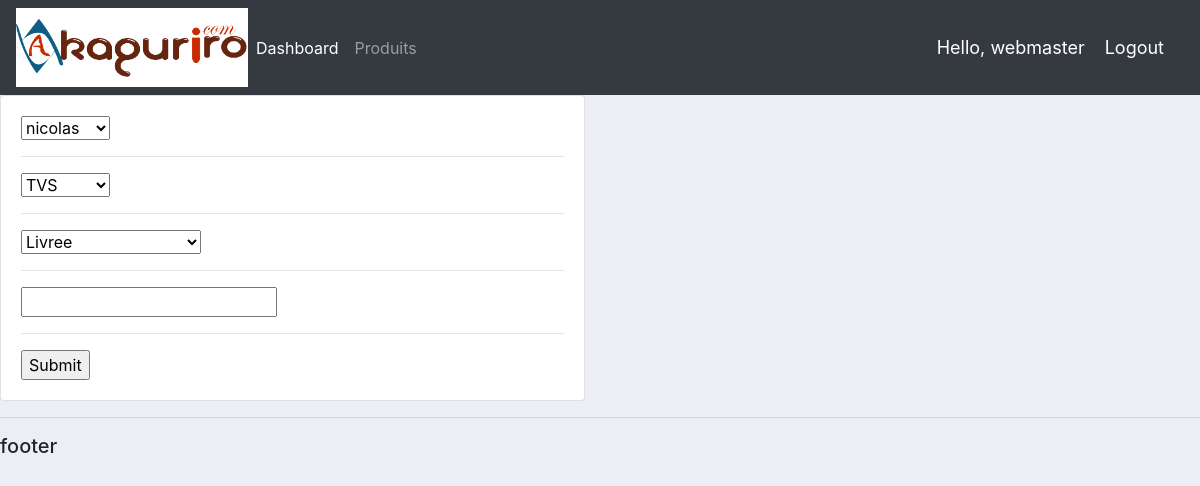
The app's page /modifier_commande/7/ (signed in) with its own data.
### comptes/models.py (models this page shows, shortened)
class Commande(models.Model):
	STATUS = (
			('En attente', 'En attente'),
			('En cours de livraison', 'En cours de livraison'),
			('Livree', 'Livree'),
			)
	client = models.ForeignKey(Client, null=True, on_delete= models.SET_NULL)
	produit = models.ForeignKey(Produit, null=True, on_delete= models.SET_NULL)
	date_creation = models.DateTimeField(auto_now_add=True, null=True)
	status = models.CharField(max_length=200, null=True, choices=STATUS)
	note = models.CharField(max_length=1000, null=True)

### comptes/decorators.py (the view)
		def wrapper_func(request, *args, **kwargs):
			group = None
			if request.user.groups.exists():
				group = request.user.groups.all()[0].name
			if group in allowed_roles:
				return view_func(request, *args, **kwargs)
			else:
				return HttpResponse('<center><h1>You are not authorized to view this page</h1></center>')

### comptes/forms.py
class CommandeForm(ModelForm):
	class Meta:
		model = Commande
		fields = '__all__'

### comptes/models.py (called while the page is built)
	def __str__(self):
		return self.nom

	def __str__(self):
		return self.nom

### comptes/views.py (called while the page is built)
@login_required(login_url='login')
@allowed_users(allowed_roles=['admin'])
def updateCommande(request, pk):
	commande = Commande.objects.get(id=pk)
	form = CommandeForm(instance=commande)
	if request.method == 'POST':
		form = CommandeForm(request.POST, instance=commande)
		if form.is_valid():
			form.save()
			return redirect('/')
	context = {'form':form}
	return render(request, 'comptes/commande_form.html', context)

### templates/comptes/commande_form.html (shortened to what this page needs)
{%  extends 'comptes/main.html' %}
{% load static %}
{% block content %}
<div class="row">
	<div class="col-md-6">
		<div class="card card-body">
			<form action="" method="POST">
				{% for field in form %}
					{{field}}
					<hr>
				{% endfor %}
				<input type="submit" name="Submit">
			</form>
		</div>
	</div>
</div>
{% endblock %}

### templates/comptes/navbar.html (shortened to what this page needs)
{% load static %}
<nav class="navbar navbar-expand-lg navbar-dark bg-dark">
 <img src="{% static 'images/AKAGURIRO ok_1.png' %}">
  <div class="collapse navbar-collapse" id="navbarNav">
    <ul class="navbar-nav">
      {% if request.user.is_staff %}
      <li class="nav-item active">
        <a class="nav-link" href="{% url 'home' %}">Dashboard</a>
      </li>
      <li class="nav-item">
        <a class="nav-link" href="{% url 'produit' %}">Produits</a>
      </li>
      {% else %}
       <li class="nav-item">
        <a class="nav-link" href="{% url 'compte' %}">Parametres</a>
      </li>
      {% endif %}
    </ul>
  </div>
  <span class="hello-msg">Hello, {{request.user}}</span>
  <span ><a  class="hello-msg" href="{% url 'logout' %}">Logout</a></span>
</nav>

### static/css/main.css (style rules this page uses)
body { background-color: #ebeff5; }
img { vertical-align: middle; border-style: none; width: 232px; background-color: white; }

### templates/comptes/navbar.html (style rules this page uses)
.hello-msg { font-size: 18px; color: #fff; margin-right: 20px; }

### records on screen
Commande: form "nicolas" "TVS" "Livree"

### other values on screen
{{ request.user }} "webmaster"
